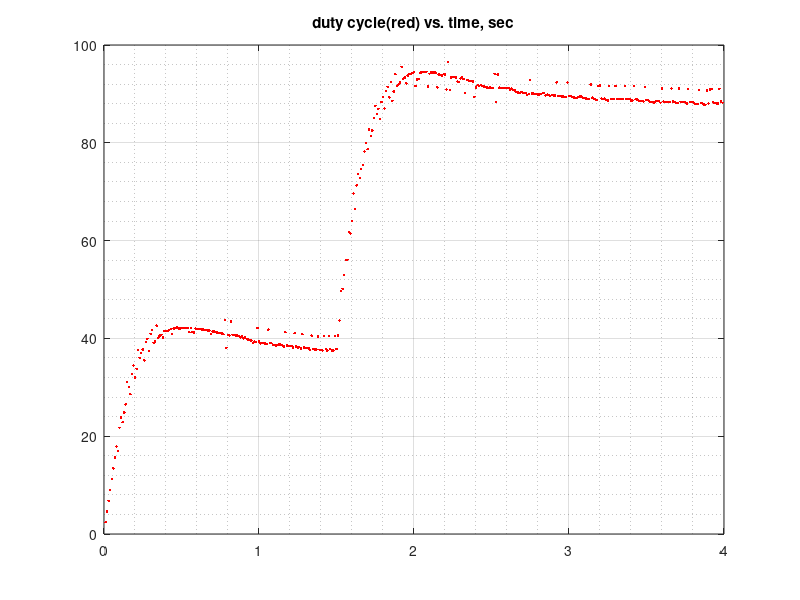
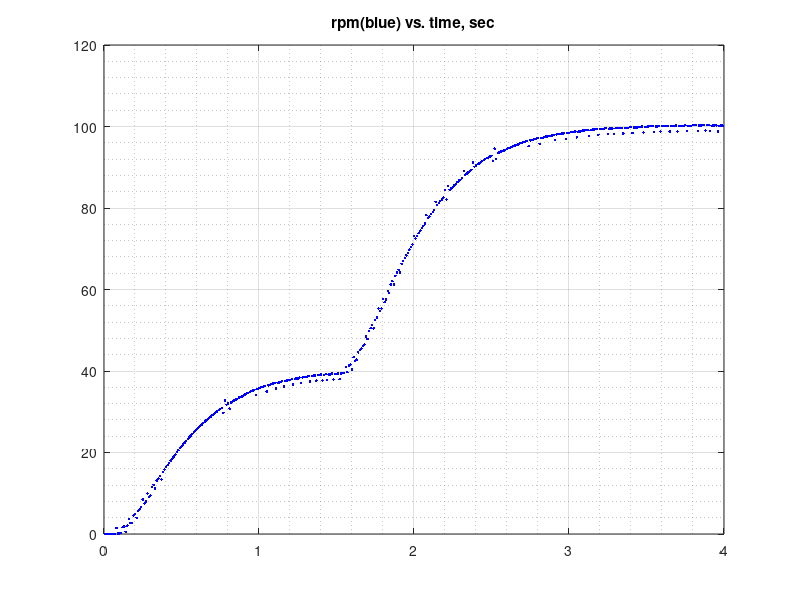

Source code (MATLAB) for these figures, in order:
% ReadTxt_Motor_DL_speedfdbk_A.m
fileID = fopen('file_Motor_DL_speedfdbk_A.txt','r');
formatSpec = '%d %d %f %f';
sizeA = [4 Inf];
A = fscanf(fileID,formatSpec,sizeA);
fclose(fileID);
n=size(A);
t=A(1,1:n(2));
x=A(2,1:n(2));
duty=A(3,1:n(2));
rpm=A(4,1:n(2));

figure(351)
plot(t/1000000,duty,'r.')
title('duty cycle(red) vs. time, sec')
grid on;
grid minor;

figure(353)
plot(t/1000000,rpm,'b.')
title('rpm(blue) vs. time, sec')
grid on;
grid minor;




